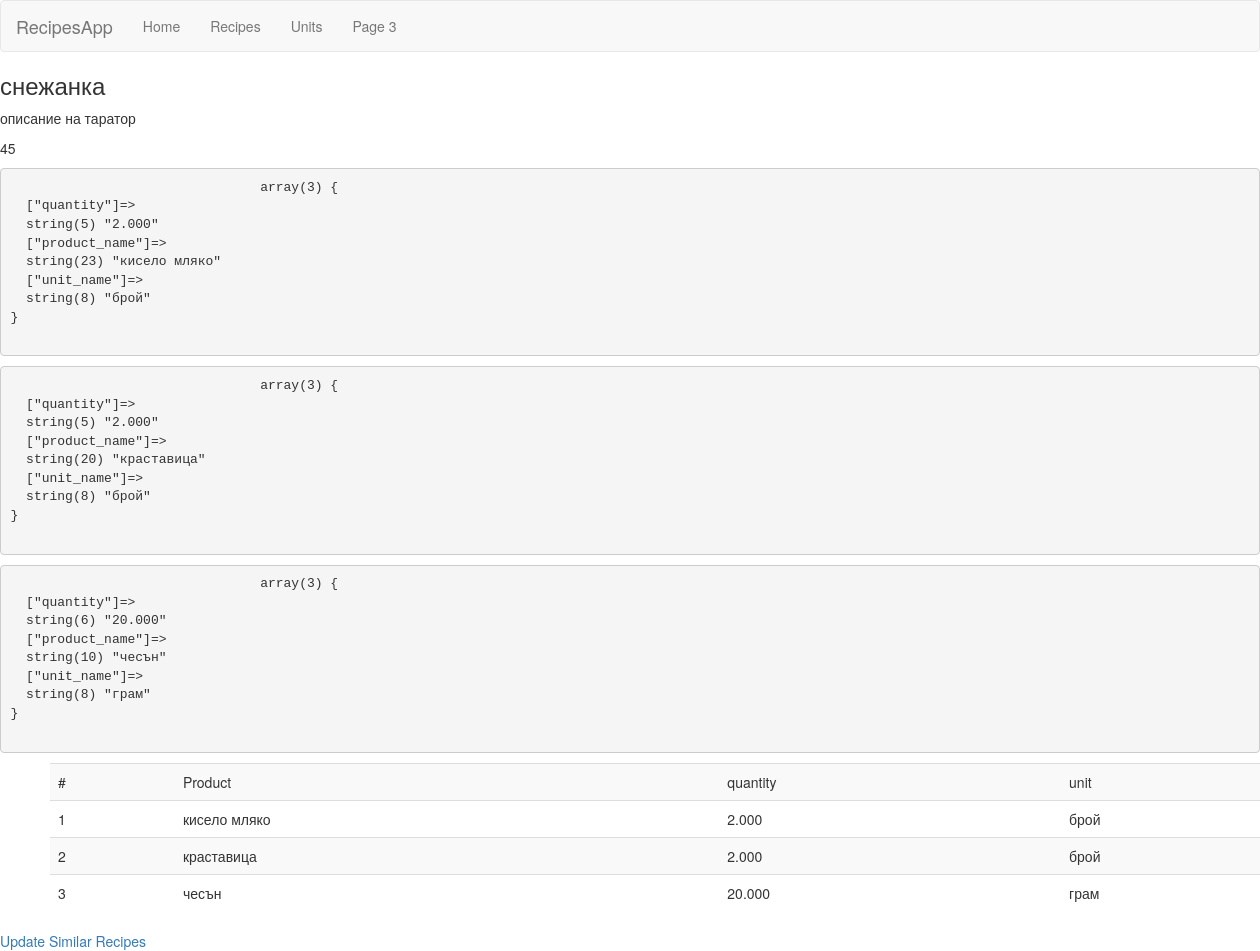
Screenshot of /recipes/view_recipe.php?id=3 with the database file from the repository.
### tables this page shows
CREATE TABLE `recipes` (
  `recipe_id` int(11) NOT NULL,
  `recipe_name` varchar(250) NOT NULL,
  `recipe_descr` text NOT NULL,
  `prep_time` int(11) NOT NULL,
  `meal_type_id` int(11) DEFAULT NULL,
  `date_added` date NOT NULL,
  `date_modified` datetime NOT NULL,
  `date_deleted` datetime DEFAULT NULL
);

CREATE TABLE `recipes_products_queantities_units` (
  `id` int(11) NOT NULL,
  `recipe_id` int(11) NOT NULL,
  `product_id` int(11) NOT NULL,
  `quantity` float(10,3) NOT NULL,
  `unit_id` int(11) NOT NULL
);

CREATE TABLE `products` (
  `product_id` int(11) NOT NULL,
  `product_name` varchar(150) NOT NULL,
  `image` varchar(150) DEFAULT NULL,
  `date_deleted` date DEFAULT NULL
);

CREATE TABLE `units` (
  `unit_id` int(11) NOT NULL,
  `unit_name` varchar(50) NOT NULL,
  `date_deleted` date DEFAULT NULL
);

### recipes/view_recipe.php (the view, shortened to what this page needs)
<?php
include '../includes/db_connect.php';
$recipe_id = $_GET['id'];
$recipe_query = "SELECT * FROM `recipes` WHERE `date_deleted` IS NULL AND recipe_id=$recipe_id";
$result = mysqli_query($conn, $recipe_query);
$recipe = mysqli_fetch_assoc($result);
include '../includes/header_inner.php';
$products_query = "SELECT rpqu.quantity, p.product_name, u.unit_name FROM `recipes_products_queantities_units` rpqu JOIN products p ON rpqu.product_id=p.product_id";
$products_query.= " JOIN units u ON rpqu.unit_id=u.unit_id WHERE rpqu.recipe_id = $recipe_id";
$result_recipe_products = mysqli_query($conn, $products_query);
?>
<h3><?= $recipe['recipe_name']?></h3>
<p><?= $recipe['recipe_descr']?></p>
<p><?= $recipe['prep_time']?></p>
<?php
if( mysqli_num_rows($result_recipe_products) > 0 ){
	?>
	<table style="margin-left: 50px" class="table table-striped">
		<tr>
			<td>#</td>
			<td>Product</td>
			<td>quantity</td>
			<td>unit</td>
		</tr>
		<?php
		$num = 1;
		while($product = mysqli_fetch_assoc($result_recipe_products)){
			?>
			<pre>
				<?php var_dump($product) ?>
			</pre>
			<tr>
				<td><?= $num++ ?></td>
				<td><?= $product['product_name']?></td>
				<td><?= $product['quantity']?></td>
				<td><?= $product['unit_name']?></td>
			</tr>
			<?php
		}
		?>
	</table>
	<?php
} else {
	die('Query failed!' . mysqli_error($conn));
}
?>
<a href="update.php?id=<?= $recipe['recipe_id']?>">Update</a>
<a href="">Similar Recipes</a>

### includes/header_inner.php (shortened to what this page needs)
<!DOCTYPE html>
<html lang="en">
<head>
	<link rel="stylesheet" href="https://maxcdn.bootstrapcdn.com/bootstrap/3.3.7/css/bootstrap.min.css">
</head>
<body>
<nav class="navbar navbar-default">
  <div class="container-fluid">
    <div class="navbar-header">
      <a class="navbar-brand" href="#">RecipesApp</a>
    </div>
    <ul class="nav navbar-nav">
      <li><a href="../index.php">Home</a></li>
      <li><a href="../recipes/index.php">Recipes</a></li>
      <li><a href="../units/index.php">Units</a></li>
      <li><a href="#">Page 3</a></li>
    </ul>
  </div>
</nav>

### rows the page displays
recipes: recipe_name "снежанка", recipe_descr "описание на таратор", prep_time "45"
recipes_products_queantities_units: value "array(3) { [\"quantity\"]=> string(5) \"2.000\" [\"product_name\"]=> string(23) \"кисело мляко\" [\"unit_name\"]=> string(8) \"брой\" }", product.product_name "кисело мляко", quantity "2.000", unit.unit_name "брой"
recipes_products_queantities_units: value "array(3) { [\"quantity\"]=> string(5) \"2.000\" [\"product_name\"]=> string(20) \"краставица\" [\"unit_name\"]=> string(8) \"брой\" }", product.product_name "краставица", quantity "2.000", unit.unit_name "брой"
recipes_products_queantities_units: value "array(3) { [\"quantity\"]=> string(6) \"20.000\" [\"product_name\"]=> string(10) \"чесън\" [\"unit_name\"]=> string(8) \"грам\" }", product.product_name "чесън", quantity "20.000", unit.unit_name "грам"
